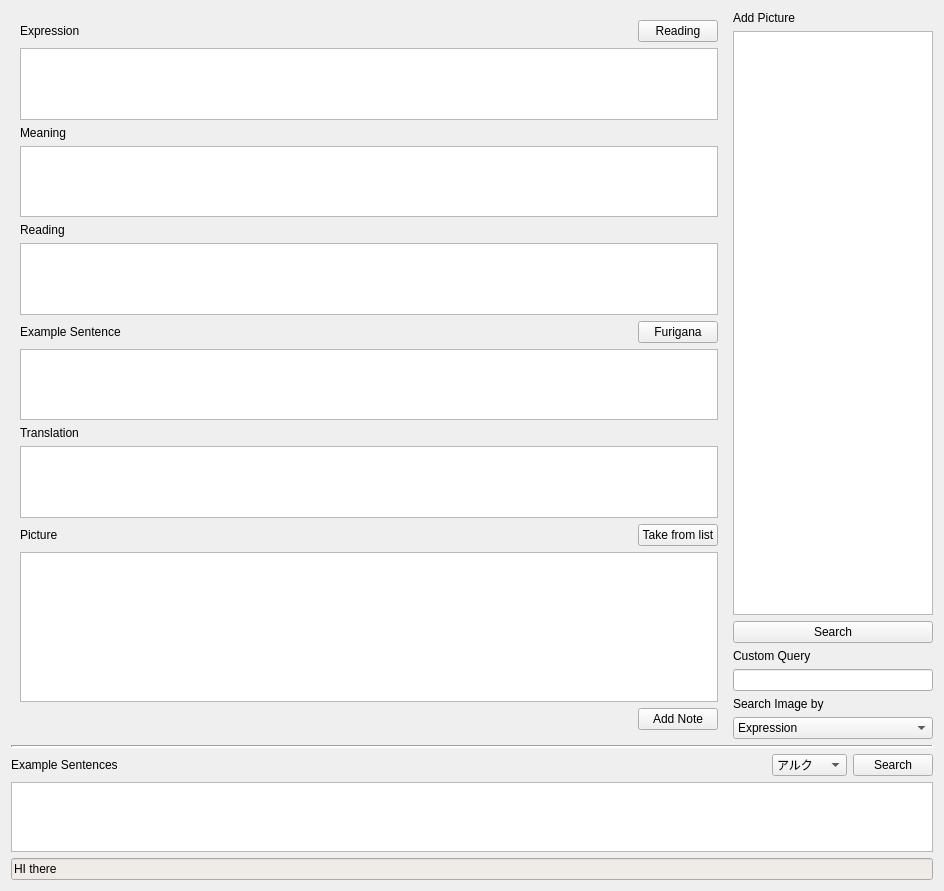
<?xml version="1.0" encoding="UTF-8"?>
<ui version="4.0">
 <class>Form</class>
 <widget class="QWidget" name="Form">
  <property name="enabled">
   <bool>true</bool>
  </property>
  <property name="geometry">
   <rect>
    <x>0</x>
    <y>0</y>
    <width>944</width>
    <height>891</height>
   </rect>
  </property>
  <property name="sizePolicy">
   <sizepolicy hsizetype="Expanding" vsizetype="Expanding">
    <horstretch>0</horstretch>
    <verstretch>0</verstretch>
   </sizepolicy>
  </property>
  <property name="minimumSize">
   <size>
    <width>300</width>
    <height>300</height>
   </size>
  </property>
  <property name="windowTitle">
   <string>Form</string>
  </property>
  <layout class="QVBoxLayout" name="verticalLayout">
   <item>
    <layout class="QGridLayout" name="gridLayout_3">
     <item row="0" column="0">
      <layout class="QHBoxLayout" name="horizontalLayout_5">
       <item>
        <widget class="QFrame" name="widgetFields">
         <property name="sizePolicy">
          <sizepolicy hsizetype="Expanding" vsizetype="Expanding">
           <horstretch>2</horstretch>
           <verstretch>1</verstretch>
          </sizepolicy>
         </property>
         <property name="layoutDirection">
          <enum>Qt::LeftToRight</enum>
         </property>
         <layout class="QGridLayout" name="gridLayout_2">
          <property name="sizeConstraint">
           <enum>QLayout::SetDefaultConstraint</enum>
          </property>
          <item row="16" column="0">
           <layout class="QHBoxLayout" name="horizontalLayout_3">
            <item>
             <widget class="QLabel" name="label_6">
              <property name="text">
               <string>Picture</string>
              </property>
             </widget>
            </item>
            <item>
             <widget class="QPushButton" name="bTakeFromList">
              <property name="sizePolicy">
               <sizepolicy hsizetype="Fixed" vsizetype="Fixed">
                <horstretch>0</horstretch>
                <verstretch>0</verstretch>
               </sizepolicy>
              </property>
              <property name="text">
               <string>Take from list</string>
              </property>
             </widget>
            </item>
           </layout>
          </item>
          <item row="21" column="0">
           <widget class="InputField" name="tePicture">
            <property name="sizePolicy">
             <sizepolicy hsizetype="Expanding" vsizetype="Preferred">
              <horstretch>0</horstretch>
              <verstretch>0</verstretch>
             </sizepolicy>
            </property>
            <property name="minimumSize">
             <size>
              <width>0</width>
              <height>150</height>
             </size>
            </property>
            <property name="maximumSize">
             <size>
              <width>16777215</width>
              <height>16777215</height>
             </size>
            </property>
            <property name="font">
             <font>
              <pointsize>14</pointsize>
             </font>
            </property>
            <property name="verticalScrollBarPolicy">
             <enum>Qt::ScrollBarAsNeeded</enum>
            </property>
            <property name="sizeAdjustPolicy">
             <enum>QAbstractScrollArea::AdjustIgnored</enum>
            </property>
            <property name="autoFormatting">
             <set>QTextEdit::AutoNone</set>
            </property>
            <property name="tabChangesFocus">
             <bool>true</bool>
            </property>
           </widget>
          </item>
          <item row="8" column="0">
           <widget class="InputField" name="teReading">
            <property name="sizePolicy">
             <sizepolicy hsizetype="Expanding" vsizetype="Preferred">
              <horstretch>0</horstretch>
              <verstretch>0</verstretch>
             </sizepolicy>
            </property>
            <property name="maximumSize">
             <size>
              <width>16777215</width>
              <height>16777215</height>
             </size>
            </property>
            <property name="font">
             <font>
              <pointsize>14</pointsize>
             </font>
            </property>
            <property name="verticalScrollBarPolicy">
             <enum>Qt::ScrollBarAsNeeded</enum>
            </property>
            <property name="tabChangesFocus">
             <bool>true</bool>
            </property>
           </widget>
          </item>
          <item row="6" column="0">
           <widget class="InputField" name="teMeaning">
            <property name="sizePolicy">
             <sizepolicy hsizetype="Expanding" vsizetype="Preferred">
              <horstretch>0</horstretch>
              <verstretch>0</verstretch>
             </sizepolicy>
            </property>
            <property name="maximumSize">
             <size>
              <width>16777215</width>
              <height>16777215</height>
             </size>
            </property>
            <property name="font">
             <font>
              <pointsize>14</pointsize>
             </font>
            </property>
            <property name="verticalScrollBarPolicy">
             <enum>Qt::ScrollBarAsNeeded</enum>
            </property>
            <property name="tabChangesFocus">
             <bool>true</bool>
            </property>
           </widget>
          </item>
          <item row="11" column="0">
           <widget class="InputField" name="teExampleSentence">
            <property name="sizePolicy">
             <sizepolicy hsizetype="Expanding" vsizetype="Preferred">
              <horstretch>0</horstretch>
              <verstretch>0</verstretch>
             </sizepolicy>
            </property>
            <property name="maximumSize">
             <size>
              <width>16777215</width>
              <height>16777215</height>
             </size>
            </property>
            <property name="font">
             <font>
              <pointsize>14</pointsize>
             </font>
            </property>
            <property name="tabChangesFocus">
             <bool>true</bool>
            </property>
           </widget>
          </item>
          <item row="4" column="0">
           <widget class="InputField" name="teExpression">
            <property name="sizePolicy">
             <sizepolicy hsizetype="Expanding" vsizetype="Preferred">
              <horstretch>0</horstretch>
              <verstretch>0</verstretch>
             </sizepolicy>
            </property>
            <property name="maximumSize">
             <size>
              <width>16777215</width>
              <height>16777215</height>
             </size>
            </property>
            <property name="font">
             <font>
              <family>Sans Serif</family>
              <pointsize>14</pointsize>
             </font>
            </property>
            <property name="verticalScrollBarPolicy">
             <enum>Qt::ScrollBarAsNeeded</enum>
            </property>
            <property name="tabChangesFocus">
             <bool>true</bool>
            </property>
           </widget>
          </item>
          <item row="10" column="0">
           <layout class="QHBoxLayout" name="horizontalLayout_2">
            <item>
             <widget class="QLabel" name="label_4">
              <property name="text">
               <string>Example Sentence</string>
              </property>
             </widget>
            </item>
            <item>
             <widget class="QPushButton" name="bExampleSentenceAddReadings">
              <property name="sizePolicy">
               <sizepolicy hsizetype="Fixed" vsizetype="Fixed">
                <horstretch>0</horstretch>
                <verstretch>0</verstretch>
               </sizepolicy>
              </property>
              <property name="text">
               <string>Furigana</string>
              </property>
             </widget>
            </item>
           </layout>
          </item>
          <item row="7" column="0">
           <widget class="QLabel" name="label_3">
            <property name="text">
             <string>Reading</string>
            </property>
           </widget>
          </item>
          <item row="12" column="0">
           <widget class="QLabel" name="label_5">
            <property name="text">
             <string>Translation</string>
            </property>
           </widget>
          </item>
          <item row="5" column="0">
           <widget class="QLabel" name="label_2">
            <property name="text">
             <string>Meaning</string>
            </property>
           </widget>
          </item>
          <item row="13" column="0">
           <widget class="InputField" name="teTranslation">
            <property name="sizePolicy">
             <sizepolicy hsizetype="Expanding" vsizetype="Preferred">
              <horstretch>0</horstretch>
              <verstretch>0</verstretch>
             </sizepolicy>
            </property>
            <property name="maximumSize">
             <size>
              <width>16777215</width>
              <height>16777215</height>
             </size>
            </property>
            <property name="font">
             <font>
              <pointsize>14</pointsize>
             </font>
            </property>
            <property name="verticalScrollBarPolicy">
             <enum>Qt::ScrollBarAsNeeded</enum>
            </property>
            <property name="tabChangesFocus">
             <bool>true</bool>
            </property>
           </widget>
          </item>
          <item row="1" column="0">
           <layout class="QHBoxLayout" name="horizontalLayout">
            <item>
             <widget class="QLabel" name="label">
              <property name="text">
               <string>Expression</string>
              </property>
             </widget>
            </item>
            <item>
             <widget class="QPushButton" name="bExpressionAddReading">
              <property name="sizePolicy">
               <sizepolicy hsizetype="Fixed" vsizetype="Fixed">
                <horstretch>0</horstretch>
                <verstretch>0</verstretch>
               </sizepolicy>
              </property>
              <property name="text">
               <string>Reading</string>
              </property>
             </widget>
            </item>
           </layout>
          </item>
          <item row="23" column="0">
           <widget class="QPushButton" name="bAddNote">
            <property name="sizePolicy">
             <sizepolicy hsizetype="Fixed" vsizetype="Fixed">
              <horstretch>0</horstretch>
              <verstretch>0</verstretch>
             </sizepolicy>
            </property>
            <property name="layoutDirection">
             <enum>Qt::RightToLeft</enum>
            </property>
            <property name="text">
             <string>Add Note</string>
            </property>
            <property name="autoDefault">
             <bool>false</bool>
            </property>
            <property name="default">
             <bool>false</bool>
            </property>
            <property name="flat">
             <bool>false</bool>
            </property>
           </widget>
          </item>
          <item row="25" column="0">
           <spacer name="verticalSpacer">
            <property name="orientation">
             <enum>Qt::Vertical</enum>
            </property>
            <property name="sizeHint" stdset="0">
             <size>
              <width>20</width>
              <height>40</height>
             </size>
            </property>
           </spacer>
          </item>
         </layout>
        </widget>
       </item>
      </layout>
     </item>
     <item row="0" column="1">
      <layout class="QVBoxLayout" name="verticalLayout_2">
       <item>
        <widget class="QLabel" name="label_10">
         <property name="text">
          <string>Add Picture</string>
         </property>
        </widget>
       </item>
       <item>
        <widget class="QListWidget" name="lwImages">
         <property name="sizePolicy">
          <sizepolicy hsizetype="Minimum" vsizetype="Expanding">
           <horstretch>1</horstretch>
           <verstretch>1</verstretch>
          </sizepolicy>
         </property>
         <property name="minimumSize">
          <size>
           <width>200</width>
           <height>200</height>
          </size>
         </property>
         <property name="maximumSize">
          <size>
           <width>300</width>
           <height>16777215</height>
          </size>
         </property>
         <property name="lineWidth">
          <number>1</number>
         </property>
         <property name="horizontalScrollBarPolicy">
          <enum>Qt::ScrollBarAlwaysOff</enum>
         </property>
         <property name="sizeAdjustPolicy">
          <enum>QAbstractScrollArea::AdjustToContents</enum>
         </property>
         <property name="autoScroll">
          <bool>false</bool>
         </property>
         <property name="iconSize">
          <size>
           <width>200</width>
           <height>200</height>
          </size>
         </property>
         <property name="verticalScrollMode">
          <enum>QAbstractItemView::ScrollPerPixel</enum>
         </property>
         <property name="horizontalScrollMode">
          <enum>QAbstractItemView::ScrollPerPixel</enum>
         </property>
         <property name="movement">
          <enum>QListView::Static</enum>
         </property>
         <property name="flow">
          <enum>QListView::TopToBottom</enum>
         </property>
         <property name="isWrapping" stdset="0">
          <bool>false</bool>
         </property>
         <property name="resizeMode">
          <enum>QListView::Adjust</enum>
         </property>
         <property name="layoutMode">
          <enum>QListView::Batched</enum>
         </property>
         <property name="viewMode">
          <enum>QListView::IconMode</enum>
         </property>
         <property name="uniformItemSizes">
          <bool>false</bool>
         </property>
         <property name="wordWrap">
          <bool>false</bool>
         </property>
        </widget>
       </item>
       <item>
        <widget class="QPushButton" name="bSearchImage">
         <property name="text">
          <string>Search</string>
         </property>
        </widget>
       </item>
       <item>
        <widget class="QLabel" name="label_8">
         <property name="enabled">
          <bool>true</bool>
         </property>
         <property name="sizePolicy">
          <sizepolicy hsizetype="Minimum" vsizetype="Preferred">
           <horstretch>0</horstretch>
           <verstretch>0</verstretch>
          </sizepolicy>
         </property>
         <property name="text">
          <string>Custom Query</string>
         </property>
        </widget>
       </item>
       <item>
        <widget class="QLineEdit" name="leCustomQuery">
         <property name="sizePolicy">
          <sizepolicy hsizetype="Minimum" vsizetype="Fixed">
           <horstretch>0</horstretch>
           <verstretch>0</verstretch>
          </sizepolicy>
         </property>
         <property name="clearButtonEnabled">
          <bool>true</bool>
         </property>
        </widget>
       </item>
       <item>
        <widget class="QLabel" name="label_7">
         <property name="sizePolicy">
          <sizepolicy hsizetype="Minimum" vsizetype="Preferred">
           <horstretch>0</horstretch>
           <verstretch>0</verstretch>
          </sizepolicy>
         </property>
         <property name="text">
          <string>Search Image by</string>
         </property>
        </widget>
       </item>
       <item>
        <widget class="QComboBox" name="cbSearchSource">
         <property name="sizePolicy">
          <sizepolicy hsizetype="Minimum" vsizetype="Fixed">
           <horstretch>0</horstretch>
           <verstretch>0</verstretch>
          </sizepolicy>
         </property>
         <item>
          <property name="text">
           <string>Expression</string>
          </property>
         </item>
         <item>
          <property name="text">
           <string>Meaning</string>
          </property>
         </item>
         <item>
          <property name="text">
           <string>Custom</string>
          </property>
         </item>
        </widget>
       </item>
      </layout>
     </item>
    </layout>
   </item>
   <item>
    <widget class="Line" name="line">
     <property name="frameShadow">
      <enum>QFrame::Sunken</enum>
     </property>
     <property name="lineWidth">
      <number>2</number>
     </property>
     <property name="orientation">
      <enum>Qt::Horizontal</enum>
     </property>
    </widget>
   </item>
   <item>
    <layout class="QHBoxLayout" name="horizontalLayout_4">
     <item>
      <widget class="QLabel" name="label_9">
       <property name="text">
        <string>Example Sentences</string>
       </property>
      </widget>
     </item>
     <item>
      <widget class="QComboBox" name="cbExampleSearchMethod">
       <property name="sizePolicy">
        <sizepolicy hsizetype="Fixed" vsizetype="Fixed">
         <horstretch>0</horstretch>
         <verstretch>0</verstretch>
        </sizepolicy>
       </property>
       <item>
        <property name="text">
         <string>アルク</string>
        </property>
        <property name="icon">
         <iconset>
          <normaloff>icons/alc.jpg</normaloff>icons/alc.jpg</iconset>
        </property>
       </item>
       <item>
        <property name="text">
         <string>Tatoeba</string>
        </property>
        <property name="icon">
         <iconset>
          <normaloff>icons/tatoeba.jpg</normaloff>icons/tatoeba.jpg</iconset>
        </property>
       </item>
      </widget>
     </item>
     <item>
      <widget class="QPushButton" name="bSearchExampleSentence">
       <property name="sizePolicy">
        <sizepolicy hsizetype="Fixed" vsizetype="Fixed">
         <horstretch>0</horstretch>
         <verstretch>0</verstretch>
        </sizepolicy>
       </property>
       <property name="text">
        <string>Search</string>
       </property>
      </widget>
     </item>
    </layout>
   </item>
   <item>
    <widget class="ExamplesList" name="examplesList">
     <property name="sizePolicy">
      <sizepolicy hsizetype="Expanding" vsizetype="Preferred">
       <horstretch>0</horstretch>
       <verstretch>0</verstretch>
      </sizepolicy>
     </property>
     <property name="font">
      <font>
       <pointsize>12</pointsize>
      </font>
     </property>
     <property name="contextMenuPolicy">
      <enum>Qt::CustomContextMenu</enum>
     </property>
     <property name="frameShadow">
      <enum>QFrame::Raised</enum>
     </property>
     <property name="editTriggers">
      <set>QAbstractItemView::NoEditTriggers</set>
     </property>
     <property name="tabKeyNavigation">
      <bool>false</bool>
     </property>
     <property name="showDropIndicator" stdset="0">
      <bool>false</bool>
     </property>
     <property name="alternatingRowColors">
      <bool>true</bool>
     </property>
     <property name="selectionMode">
      <enum>QAbstractItemView::SingleSelection</enum>
     </property>
     <property name="horizontalScrollMode">
      <enum>QAbstractItemView::ScrollPerPixel</enum>
     </property>
     <attribute name="horizontalHeaderVisible">
      <bool>true</bool>
     </attribute>
     <attribute name="horizontalHeaderCascadingSectionResizes">
      <bool>true</bool>
     </attribute>
     <attribute name="horizontalHeaderDefaultSectionSize">
      <number>400</number>
     </attribute>
     <attribute name="horizontalHeaderMinimumSectionSize">
      <number>200</number>
     </attribute>
     <attribute name="horizontalHeaderStretchLastSection">
      <bool>true</bool>
     </attribute>
     <attribute name="verticalHeaderVisible">
      <bool>false</bool>
     </attribute>
     <attribute name="verticalHeaderCascadingSectionResizes">
      <bool>true</bool>
     </attribute>
     <attribute name="verticalHeaderStretchLastSection">
      <bool>false</bool>
     </attribute>
    </widget>
   </item>
   <item>
    <spacer name="verticalSpacer_2">
     <property name="orientation">
      <enum>Qt::Vertical</enum>
     </property>
     <property name="sizeHint" stdset="0">
      <size>
       <width>20</width>
       <height>40</height>
      </size>
     </property>
    </spacer>
   </item>
   <item>
    <widget class="QLineEdit" name="leInfo">
     <property name="enabled">
      <bool>true</bool>
     </property>
     <property name="styleSheet">
      <string notr="true">background-color: rgb(239, 235, 231);</string>
     </property>
     <property name="text">
      <string>HI there</string>
     </property>
     <property name="readOnly">
      <bool>true</bool>
     </property>
     <property name="clearButtonEnabled">
      <bool>false</bool>
     </property>
    </widget>
   </item>
  </layout>
  <action name="actionAdd_Note">
   <property name="text">
    <string>Add Note</string>
   </property>
   <property name="toolTip">
    <string>Add a new Note</string>
   </property>
   <property name="shortcut">
    <string>Ctrl+Return</string>
   </property>
  </action>
 </widget>
 <customwidgets>
  <customwidget>
   <class>InputField</class>
   <extends>QTextEdit</extends>
   <header>InputField.h</header>
  </customwidget>
  <customwidget>
   <class>ExamplesList</class>
   <extends>QTableView</extends>
   <header>ExamplesList.h</header>
  </customwidget>
 </customwidgets>
 <tabstops>
  <tabstop>teExpression</tabstop>
  <tabstop>teMeaning</tabstop>
  <tabstop>teReading</tabstop>
  <tabstop>teExampleSentence</tabstop>
  <tabstop>teTranslation</tabstop>
  <tabstop>tePicture</tabstop>
  <tabstop>bTakeFromList</tabstop>
  <tabstop>bExampleSentenceAddReadings</tabstop>
  <tabstop>bExpressionAddReading</tabstop>
  <tabstop>leInfo</tabstop>
 </tabstops>
 <resources/>
 <connections/>
</ui>
